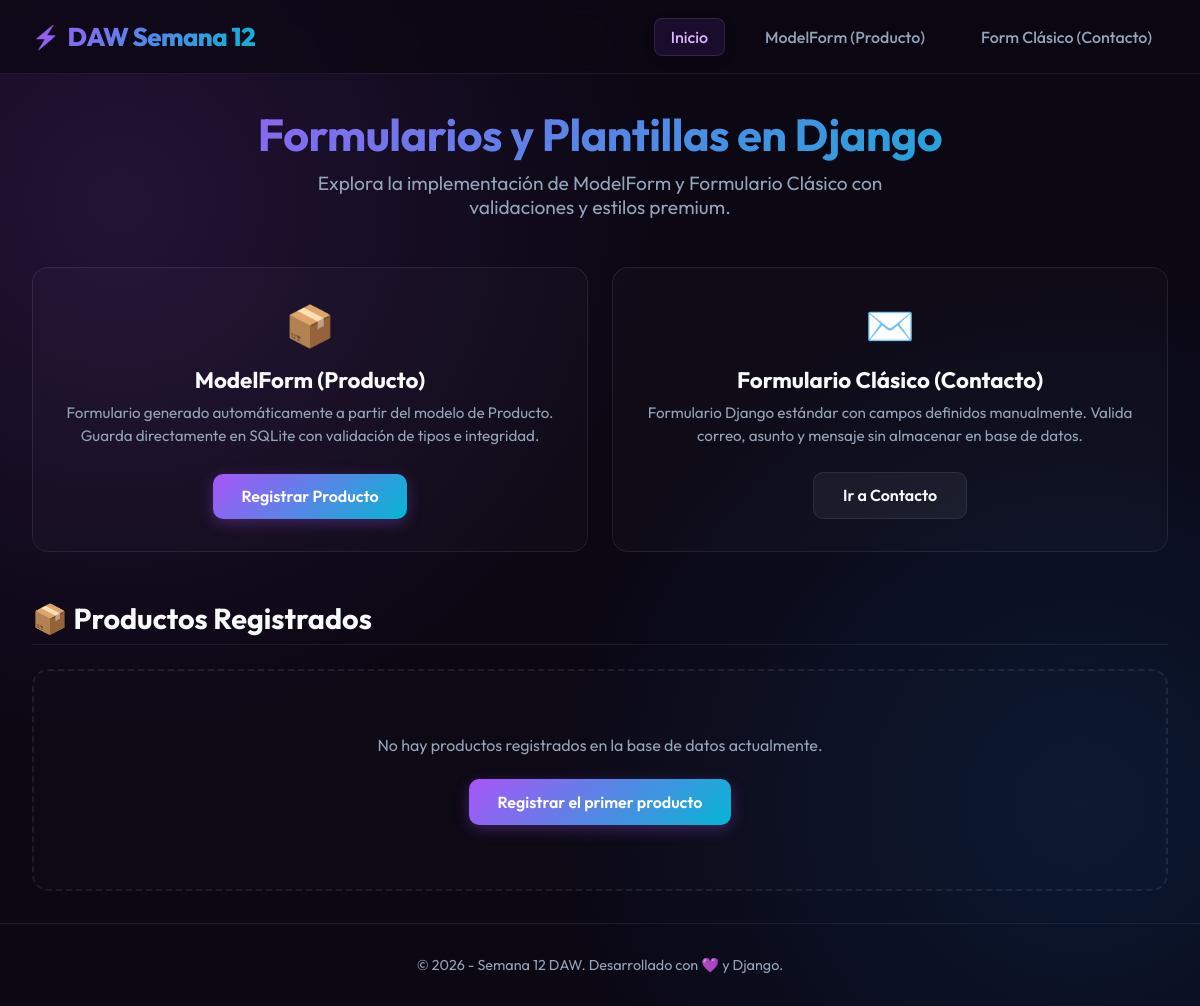
Before: / with the older database file.
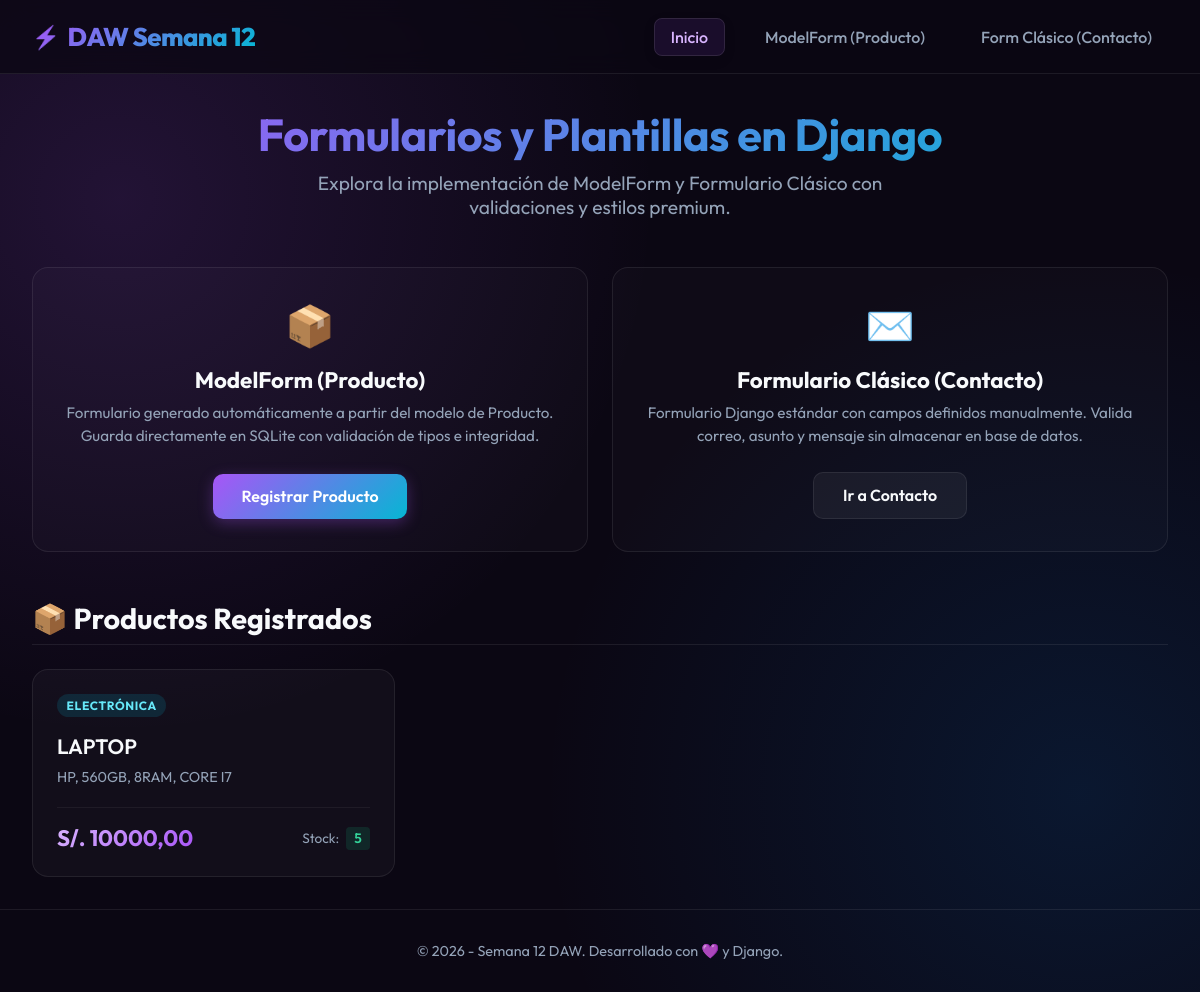
After: the same page with the newer database file.
### main/models.py (models this page shows, shortened)
class Producto(models.Model):
    CATEGORIAS = [
        ('ELECTRONICA', 'Electrónica'),
        ('ROPA', 'Ropa y Calzado'),
        ('HOGAR', 'Hogar y Cocina'),
        ('LIBROS', 'Libros y Papelería'),
        ('OTROS', 'Otros'),
    ]
    nombre = models.CharField(max_length=100, verbose_name="Nombre del Producto")
    descripcion = models.TextField(blank=True, null=True, verbose_name="Descripción")
    precio = models.DecimalField(max_digits=10, decimal_places=2, verbose_name="Precio (S/.)")
    stock = models.IntegerField(verbose_name="Stock Disponible")
    categoria = models.CharField(max_length=20, choices=CATEGORIAS, default='OTROS', verbose_name="Categoría")
    disponible = models.BooleanField(default=True, verbose_name="¿Está disponible para la venta?")
    fecha_creacion = models.DateTimeField(auto_now_add=True)

### main/views.py (the view)
# urls.py: 2. Add a URL to urlpatterns:  path('', views.home, name='home')
def home(request):
    productos = Producto.objects.all().order_by('-fecha_creacion')
    return render(request, 'main/home.html', {'productos': productos})

### main/templates/main/home.html (shortened to what this page needs)
{% extends 'main/base.html' %}
{% block content %}
<div class="welcome-banner">
    <h1>Formularios y Plantillas en Django</h1>
    <p>Explora la implementación de ModelForm y Formulario Clásico con validaciones y estilos premium.</p>
</div>
<div class="action-cards">
    <div class="action-card">
        <div>
            <div class="action-icon">📦</div>
            <h3>ModelForm (Producto)</h3>
            <p>Formulario generado automáticamente a partir del modelo de Producto. Guarda directamente en SQLite con validación de tipos e integridad.</p>
        </div>
        <a href="{% url 'producto_nuevo' %}" class="btn btn-primary">Registrar Producto</a>
    </div>
    <div class="action-card">
        <div>
            <div class="action-icon">✉️</div>
            <h3>Formulario Clásico (Contacto)</h3>
            <p>Formulario Django estándar con campos definidos manualmente. Valida correo, asunto y mensaje sin almacenar en base de datos.</p>
        </div>
        <a href="{% url 'contacto' %}" class="btn btn-secondary">Ir a Contacto</a>
    </div>
</div>
<div class="products-section">
    <h2 class="section-title">📦 Productos Registrados</h2>
    <div class="product-grid">
        {% if productos %}
            {% for prod in productos %}
                <div class="product-card">
                    <span class="product-category">{{ prod.get_categoria_display }}</span>
                    <h4 class="product-name">{{ prod.nombre }}</h4>
                    <p class="product-desc">
                        {% if prod.descripcion %}
                            {{ prod.descripcion }}
                        {% else %}
                            <i>Sin descripción disponible.</i>
                        {% endif %}
                    </p>
                    <div class="product-meta">
                        <span class="product-price">S/. {{ prod.precio }}</span>
                        <span class="product-stock">
                            Stock:
                            {% if prod.stock > 0 and prod.disponible %}
                                <span class="stock-badge in-stock">{{ prod.stock }}</span>
                            {% else %}
                                <span class="stock-badge out-of-stock">Agotado</span>
                            {% endif %}
                        </span>
                    </div>
                </div>
            {% endfor %}
        {% else %}
            <div class="empty-state">
                <p>No hay productos registrados en la base de datos actualmente.</p>
                <a href="{% url 'producto_nuevo' %}" class="btn btn-primary">Registrar el primer producto</a>
            </div>
        {% endif %}
    </div>
</div>
{% endblock %}

### main/templates/main/base.html (shortened to what this page needs)
<!DOCTYPE html>
<html lang="es">
<head>
</head>
<body>
    <header>
        <nav class="navbar">
            <a href="{% url 'home' %}" class="logo">DAW Semana 12</a>
            <ul class="nav-links">
                <li><a href="{% url 'home' %}"
                        class="{% if request.resolver_match.url_name == 'home' %}active{% endif %}">Inicio</a></li>
                <li><a href="{% url 'producto_nuevo' %}"
                        class="{% if request.resolver_match.url_name == 'producto_nuevo' %}active{% endif %}">ModelForm
                        (Producto)</a></li>
                <li><a href="{% url 'contacto' %}"
                        class="{% if request.resolver_match.url_name == 'contacto' %}active{% endif %}">Form Clásico
                        (Contacto)</a></li>
            </ul>
        </nav>
    </header>
    <main>
        {% block content %}
        {% endblock %}
    </main>
    <footer>
        <p>&copy; 2026 - Semana 12 DAW. Desarrollado con 💜 y Django.</p>
    </footer>
</body>
</html>

### main/templates/main/base.html (style rules this page uses)
:root { --bg-color: #0b0713; --card-bg: rgba(255, 255, 255, 0.03); --card-border: rgba(255, 255, 255, 0.08); --text-primary: #f8fafc; --text-secondary: #94a3b8; --primary-gradient: linear-gradient(135deg, #a855f7 0%, #06b6d4 100%); --accent-purple: #a855f7; --accent-cyan: #06b6d4; --success-color: #10b981; --error-color: #ef4444; --input-bg: rgba(255, 255, 255, 0.04); --input-border: rgba(255, 255, 255, 0.12); }
* { margin: 0; padding: 0; box-sizing: border-box; font-family: 'Outfit', sans-serif; }
body { background-color: var(--bg-color); background-image: radial-gradient(circle at 10% 20%, rgba(168, 85, 247, 0.15) 0%, transparent 40%), radial-gradient(circle at 90% 80%, rgba(6, 118, 212, 0.15) 0%, transparent 40%); background-attachment: fixed; color: var(--text-primary); min-height: 100vh; display: flex; flex-direction: column; overflow-x: hidden; }
header { position: sticky; top: 0; z-index: 100; background: rgba(11, 7, 19, 0.75); backdrop-filter: blur(12px); border-bottom: 1px solid var(--card-border); }
.navbar { max-width: 1200px; margin: 0 auto; padding: 1.25rem 2rem; display: flex; justify-content: space-between; align-items: center; }
.logo { font-size: 1.6rem; font-weight: 800; background: var(--primary-gradient); -webkit-background-clip: text; -webkit-text-fill-color: transparent; text-decoration: none; letter-spacing: -0.02em; display: flex; align-items: center; gap: 0.5rem; }
.logo::before { content: '⚡'; font-size: 1.4rem; }
.nav-links { display: flex; gap: 1.5rem; list-style: none; }
.nav-links a { color: var(--text-secondary); text-decoration: none; font-weight: 500; font-size: 1rem; padding: 0.5rem 1rem; border-radius: 8px; transition: all 0.3s cubic-bezier(0.4, 0, 0.2, 1); }
.nav-links a:hover, .nav-links a.active { color: var(--text-primary); background: rgba(255, 255, 255, 0.05); box-shadow: 0 4px 12px rgba(0, 0, 0, 0.1); }
.nav-links a.active { border: 1px solid rgba(255, 255, 255, 0.1); background: rgba(168, 85, 247, 0.1); color: #d8b4fe; }
main { flex: 1; max-width: 1200px; width: 100%; margin: 2rem auto; padding: 0 2rem; animation: fadeIn 0.8s ease-out; }
h1 { font-size: 2.2rem; font-weight: 700; margin-bottom: 1rem; letter-spacing: -0.01em; }
.btn { display: inline-flex; align-items: center; justify-content: center; padding: 0.8rem 1.8rem; font-size: 1rem; font-weight: 600; border-radius: 10px; border: none; cursor: pointer; transition: all 0.3s cubic-bezier(0.4, 0, 0.2, 1); text-decoration: none; gap: 0.5rem; }
.btn-primary { background: var(--primary-gradient); color: #ffffff; box-shadow: 0 4px 15px rgba(168, 85, 247, 0.3); }
.btn-secondary { background: rgba(255, 255, 255, 0.05); color: var(--text-primary); border: 1px solid var(--card-border); }
footer { border-top: 1px solid var(--card-border); padding: 2rem; text-align: center; color: var(--text-secondary); font-size: 0.9rem; margin-top: auto; }

Changed rows visible on the page:
added Producto: categoria "ELECTRÓNICA", nombre "LAPTOP", descripcion "HP, 560GB, 8RAM, CORE I7", precio "10000,00", stock "5"
Other visible differences:
text no longer shown: "No hay productos registrados en la base de datos actualmente. Registrar el primer producto"
